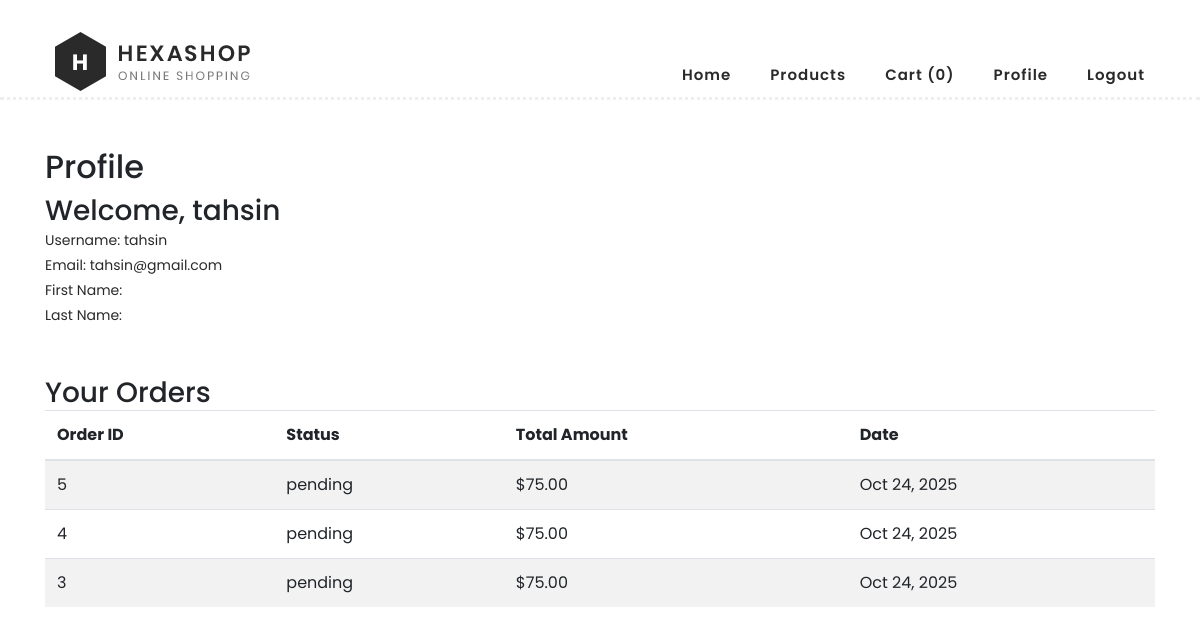
Page /profile/ (signed in) on the committed database.
### own_app/models.py (models this page shows, shortened)
class Order(models.Model):
    STATUS_CHOICES = [
        ('pending', 'Pending'),
        ('processing', 'Processing'),
        ('shipped', 'Shipped'),
        ('delivered', 'Delivered'),
        ('cancelled', 'Cancelled'),
    ]
    user = models.ForeignKey(User, on_delete=models.CASCADE, null=True, blank=True)
    status = models.CharField(max_length=20, choices=STATUS_CHOICES, default='pending')
    total_amount = models.DecimalField(max_digits=10, decimal_places=2, default=0)
    created_at = models.DateTimeField(auto_now_add=True)
    updated_at = models.DateTimeField(auto_now=True)

### own_app/views.py (the view)
# urls.py: path('profile/', views.profile, name='profile'),
@login_required
def profile(request):
    cart = get_or_create_cart(request)
    cart_count = CartItem.objects.filter(cart=cart).aggregate(Sum('quantity'))['quantity__sum'] or 0
    orders = Order.objects.filter(user=request.user).order_by('-created_at')
    return render(request, 'profile.html', {'user': request.user, 'cart_count': cart_count, 'orders': orders})

### own_app/views.py (called while the page is built)
def get_or_create_cart(request):
    if request.user.is_authenticated:
        cart, created = Cart.objects.get_or_create(user=request.user)
    else:
        session_key = request.session.session_key
        if not session_key:
            request.session.create()
            session_key = request.session.session_key
        cart, created = Cart.objects.get_or_create(session_key=session_key)
    return cart

### templates/profile.html (shortened to what this page needs)
<!DOCTYPE html>
<html lang="en">
<head>
    {% load static %}
    <link rel="stylesheet" href="{% static 'css/bootstrap.min.css' %}">
    <link rel="stylesheet" href="{% static 'css/templatemo-hexashop.css' %}">
</head>
<body>
    <header class="header-area header-sticky">
        <div class="container">
            <div class="row">
                <div class="col-12">
                    <nav class="main-nav" style="display: flex; justify-content: space-between; align-items: center; padding: 10px;">
                         <a href="{% url 'index' %}" class="logo">
                             <img src="{% static 'images/logo.png' %}">
                         </a>
                         <ul class="nav" style="display: flex; gap: 15px; align-items: center;">
                             <li><a href="{% url 'index' %}">Home</a></li>
                             <li><a href="{% url 'products' %}">Products</a></li>
                             <li><a href="{% url 'view_cart' %}"> Cart ({{ cart_count }})</a></li>
                             <li><a href="{% url 'profile' %}"> Profile</a></li>
                             <li><a href="{% url 'logout' %}"> Logout</a></li>
                         </ul>
                    </nav>
                </div>
            </div>
        </div>
    </header>
    <div class="container mt-10" style="margin-top: 100px;">
        <h2 class="pt-5">Profile</h2>
        <h3 class="pt-2">Welcome, {{ user.username }}</h3>
        <p>Username: {{ user.username }}</p>
        <p>Email: {{ user.email }}</p>
        <p>First Name: {{ user.first_name }}</p>
        <p>Last Name: {{ user.last_name }}</p>
        <h3 class="pt-5 ">Your Orders</h3>
        {% if orders %}
            <table class="table table-striped">
                <thead>
                    <tr>
                        <th>Order ID</th>
                        <th>Status</th>
                        <th>Total Amount</th>
                        <th>Date</th>
                    </tr>
                </thead>
                <tbody>
                    {% for order in orders %}
                        <tr>
                            <td>{{ order.id }}</td>
                            <td>{{ order.status }}</td>
                            <td>${{ order.total_amount }}</td>
                            <td>{{ order.created_at|date:"M d, Y" }}</td>
                        </tr>
                    {% endfor %}
                </tbody>
            </table>
        {% else %}
            <p>You have no orders yet.</p>
        {% endif %}
    </div>
</body>
</html>

### static/css/templatemo-hexashop.css (style rules this page uses)
html, body, div, span, applet, object, iframe, h1, h2, h3, h4, h5, h6, p, blockquote, div pre, a, abbr, acronym, address, big, cite, code, del, dfn, em, font, img, ins, kbd, q, s, samp, small, strike, strong, sub, sup, tt, var, b, u, i, center, dl, dt, dd, ol, ul, li, figure, header, nav, section, article, aside, footer, figcaption { margin: 0; padding: 0; border: 0; outline: 0; }
ul, li { padding: 0; margin: 0; list-style: none; }
header, nav, section, article, aside, footer, hgroup { display: block; }
* { box-sizing: border-box; }
html, body { font-family: 'Poppins', sans-serif; font-weight: 400; background-color: #fff; font-size: 16px; -ms-text-size-adjust: 100%; -webkit-font-smoothing: antialiased; -moz-osx-font-smoothing: grayscale; }
a { text-decoration: none !important; }
h1, h2, h3, h4, h5, h6 { margin-top: 0px; margin-bottom: 0px; }
ul { margin-bottom: 0px; }
p { font-size: 14px; line-height: 25px; color: #2a2a2a; }
html, body { background: #fff; font-family: 'Poppins', sans-serif; }
.header-area { border-bottom: 3px dotted #eee; box-shadow: none; background-color: #fff; position: absolute; top: 0px; left: 0px; right: 0px; z-index: 100; height: 100px; -webkit-transition: all .5s ease 0s; -moz-transition: all .5s ease 0s; -o-transition: all .5s ease 0s; transition: all .5s ease 0s; }
.header-area .main-nav { min-height: 80px; background: transparent; }
.header-area .main-nav .logo { line-height: 100px; color: #fff; font-size: 28px; font-weight: 700; text-transform: uppercase; letter-spacing: 2px; float: left; -webkit-transition: all 0.3s ease 0s; -moz-transition: all 0.3s ease 0s; -o-transition: all 0.3s ease 0s; transition: all 0.3s ease 0s; }
.header-area .main-nav .nav { float: right; margin-top: 30px; margin-right: 0px; background-color: transparent; -webkit-transition: all 0.3s ease 0s; -moz-transition: all 0.3s ease 0s; -o-transition: all 0.3s ease 0s; transition: all 0.3s ease 0s; position: relative; z-index: 999; }
.header-area .main-nav .nav li { padding-left: 15px; padding-right: 15px; }
.header-area .main-nav .nav li:last-child { padding-right: 0px; }
.header-area .main-nav .nav li a { display: block; font-weight: 600; font-size: 15px; color: #2a2a2a; text-transform: capitalize; -webkit-transition: all 0.3s ease 0s; -moz-transition: all 0.3s ease 0s; -o-transition: all 0.3s ease 0s; transition: all 0.3s ease 0s; height: 40px; line-height: 40px; border: transparent; letter-spacing: 1px; }
.header-area .main-nav .nav li a { color: #2a2a2a; }
.header-area.header-sticky { min-height: 80px; }
.header-area .nav { margin-top: 30px; }
@media (max-width: 1200px) { .header-area .main-nav .nav li { padding-left: 12px; padding-right: 12px; } }
@media (max-width: 1200px) { .header-area .main-nav:before { display: none; } }
@media (min-width: 767px) { .header-area .main-nav .nav { display: flex !important; } }

### rows in the picture
Order: id "5", status "pending", total_amount "75.00", created_at "Oct 24, 2025"
Order: id "4", status "pending", total_amount "75.00", created_at "Oct 24, 2025"
Order: id "3", status "pending", total_amount "75.00", created_at "Oct 24, 2025"

### other values in the picture
{{ cart_count }} "0"
{{ user.username }} "tahsin"
{{ user.email }} "tahsin@gmail.com"
